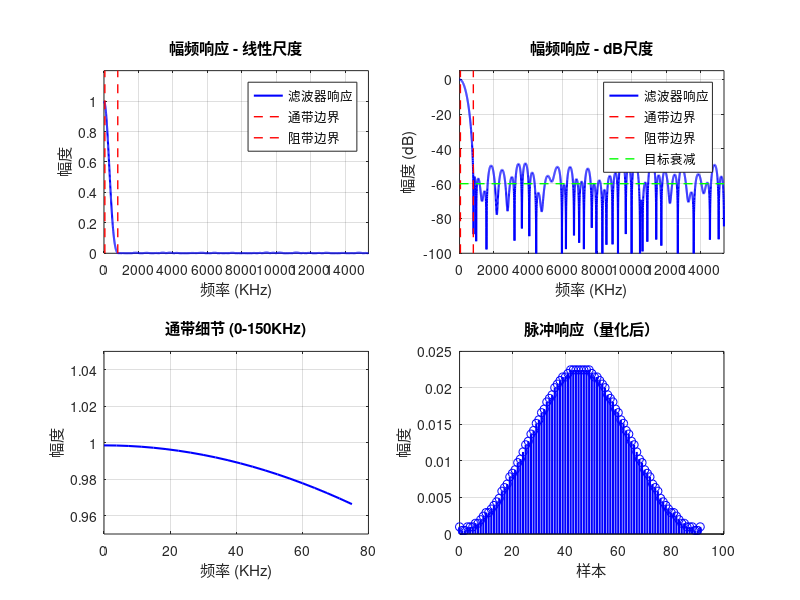

This chart was generated by the following MATLAB code:
% FIR低通滤波器设计 - 用于高云FPGA
% 要求：100KHz及以下增益为1，1MHz时有大衰减
% 输入输出：12位有符号数

clear all;
close all;
clc;

%% 参数配置
Fs = 3072e4;              % 采样频率 10MHz（可配置）
Fpass = 50e3;          % 通带截止频率 100KHz
Fstop = 8e5;            % 阻带起始频率 0.8MHz
Apass = 1;              % 通带波纹 (dB)
Astop = 60;             % 阻带衰减 (dB)

input_bits = 12;        % 输入位宽3
output_bits = 12;       % 输出位宽
coeff_bits = 12;        % 系数位宽（建议16位以获得更好精度）

%% 设计FIR滤波器
% 归一化频率
Wpass = Fpass / (Fs/2);
Wstop = Fstop / (Fs/2);

% 使用firpm (Parks-McClellan算法) 设计等波纹FIR滤波器
% 估算滤波器阶数
[N, Fo, Ao, W] = firpmord([Fpass Fstop], [1 0], [10^(Apass/20)-1, 10^(-Astop/20)], Fs);

% 如果阶数为偶数，增加1使其为奇数（对称性更好）
if mod(N, 2) == 0
    N = N + 1;
end

fprintf('滤波器阶数: %d\n', N);
fprintf('滤波器抽头数: %d\n', N+1);

% 设计滤波器
b = firpm(N, Fo, Ao, W);

% 归一化系数（使增益为1）
b = b / sum(b);

%% 量化系数
% 将系数量化为定点数
% 使用有符号定点数表示
scale_factor = 2^(coeff_bits-1) - 1;
b_quantized = round(b * scale_factor);

% 限制在有符号整数范围内
b_quantized = max(min(b_quantized, 2^(coeff_bits-1)-1), -2^(coeff_bits-1));

% 转换回浮点数用于分析
b_fixed = b_quantized / scale_factor;

%% 保存系数到文件
% 保存为十进制格式
filename_dec = 'fir_coefficients_dec.txt';
fid = fopen(filename_dec, 'w');
% fprintf(fid, '%% FIR滤波器系数 - 十进制格式\n');
% fprintf(fid, '%% 滤波器阶数: %d\n', N);
% fprintf(fid, '%% 系数位宽: %d bits\n', coeff_bits);
% fprintf(fid, '%% 采样频率: %.2f MHz\n', Fs/1e6);
% fprintf(fid, '%% 通带截止: %.0f KHz\n', Fpass/1e3);
% fprintf(fid, '%% 阻带起始: %.2f MHz\n', Fstop/1e6);
% fprintf(fid, '%% 系数个数: %d\n\n', length(b_quantized));
for i = 1:length(b_quantized)
    fprintf(fid, '%d\n', b_quantized(i));
end
fclose(fid);
fprintf('系数已保存到: %s\n', filename_dec);

% 保存为十六进制格式（可选）
filename_hex = 'fir_coefficients_hex.txt';
fid = fopen(filename_hex, 'w');
fprintf(fid, '%% FIR滤波器系数 - 十六进制格式\n');
fprintf(fid, '%% 每个系数为%d位有符号数\n\n', coeff_bits);
for i = 1:length(b_quantized)
    if b_quantized(i) >= 0
        hex_val = dec2hex(b_quantized(i), coeff_bits/4);
    else
        % 补码表示
        hex_val = dec2hex(2^coeff_bits + b_quantized(i), coeff_bits/4);
    end
    fprintf(fid, '%s\n', hex_val);
end
fclose(fid);
fprintf('系数已保存到: %s\n', filename_hex);

%% 绘制滤波器响应
figure('Position', [100, 100, 1200, 800]);

% 1. 幅频响应 - 线性尺度
subplot(2,2,1);
[H, F] = freqz(b_fixed, 1, 4096, Fs);
plot(F/1e3, abs(H), 'b', 'LineWidth', 1.5);
grid on;
xlabel('频率 (KHz)');
ylabel('幅度');
title('幅频响应 - 线性尺度');
xlim([0 Fs/2e3]);
ylim([0 1.2]);
hold on;
plot([Fpass/1e3 Fpass/1e3], [0 1.2], 'r--', 'LineWidth', 1);
plot([Fstop/1e3 Fstop/1e3], [0 1.2], 'r--', 'LineWidth', 1);
legend('滤波器响应', '通带边界', '阻带边界');

% 2. 幅频响应 - dB尺度
subplot(2,2,2);
plot(F/1e3, 20*log10(abs(H)), 'b', 'LineWidth', 1.5);
grid on;
xlabel('频率 (KHz)');
ylabel('幅度 (dB)');
title('幅频响应 - dB尺度');
xlim([0 Fs/2e3]);
ylim([-100 5]);
hold on;
plot([Fpass/1e3 Fpass/1e3], [-100 5], 'r--', 'LineWidth', 1);
plot([Fstop/1e3 Fstop/1e3], [-100 5], 'r--', 'LineWidth', 1);
plot([0 Fs/2e3], [-Astop -Astop], 'g--', 'LineWidth', 1);
legend('滤波器响应', '通带边界', '阻带边界', '目标衰减');

% 3. 通带细节
subplot(2,2,3);
idx_pass = F <= Fpass*1.5;
plot(F(idx_pass)/1e3, abs(H(idx_pass)), 'b', 'LineWidth', 1.5);
grid on;
xlabel('频率 (KHz)');
ylabel('幅度');
title('通带细节 (0-150KHz)');
ylim([0.95 1.05]);

% 4. 脉冲响应
subplot(2,2,4);
stem(0:N, b_fixed, 'b', 'LineWidth', 1.5);
grid on;
xlabel('样本');
ylabel('幅度');
title('脉冲响应（量化后）');

% 保存图像
saveas(gcf, 'fir_filter_response.png');
fprintf('频率响应图已保存到: fir_filter_response.png\n');

%% 显示关键性能指标
fprintf('\n========== 滤波器性能 ==========\n');

% 通带响应
idx_pass = F <= Fpass;
gain_pass = abs(H(idx_pass));
fprintf('通带增益范围: %.4f - %.4f\n', min(gain_pass), max(gain_pass));
fprintf('通带波纹: %.4f dB\n', 20*log10(max(gain_pass)/min(gain_pass)));

% 1MHz处的衰减
[~, idx_1M] = min(abs(F - 1e6));
atten_1M = 20*log10(abs(H(idx_1M)));
fprintf('1MHz处衰减: %.2f dB\n', atten_1M);

% 阻带衰减
idx_stop = F >= Fstop;
atten_stop = 20*log10(max(abs(H(idx_stop))));
fprintf('阻带最大衰减: %.2f dB\n', atten_stop);

fprintf('\n========== 系数信息 ==========\n');
fprintf('系数个数: %d\n', length(b_quantized));
fprintf('系数位宽: %d bits\n', coeff_bits);
fprintf('系数范围: %d 到 %d\n', min(b_quantized), max(b_quantized));
fprintf('系数总和（归一化）: %.6f\n', sum(b_fixed));

%% 显示前几个系数
fprintf('\n前10个系数（十进制）:\n');
for i = 1:min(10, length(b_quantized))
    fprintf('Coeff[%d] = %d\n', i-1, b_quantized(i));
end

fprintf('\n滤波器设计完成！\n');
